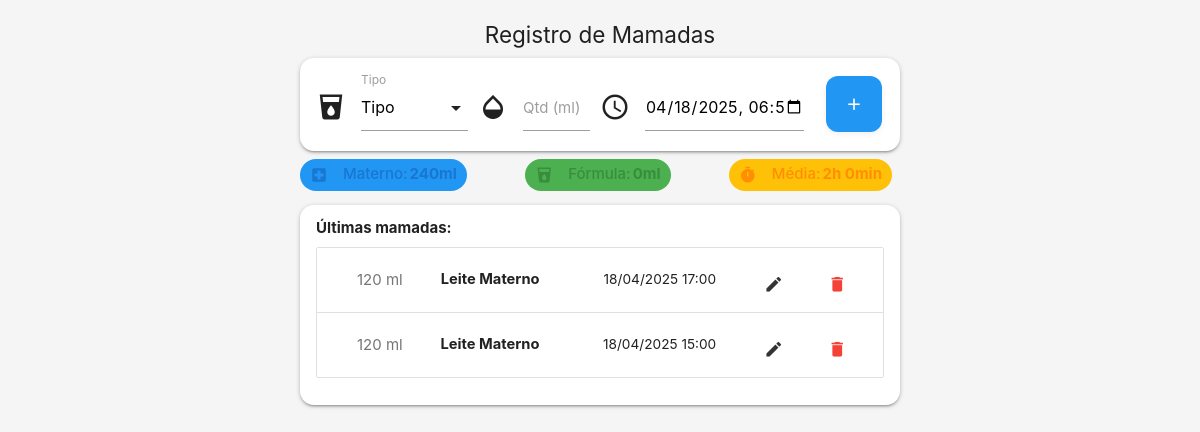
Before: / with the older database file.
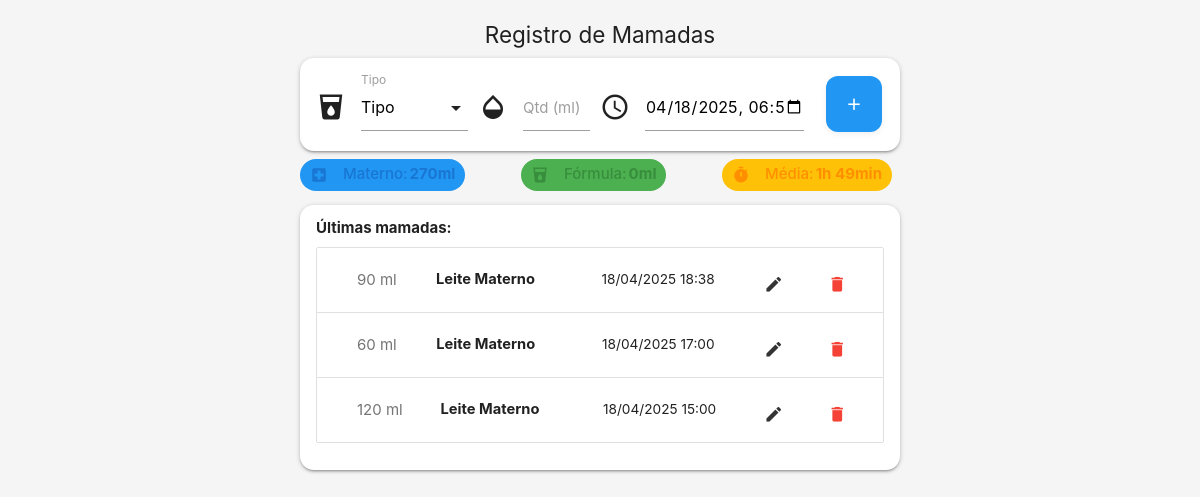
After: the same page with the newer database file.
### tables this page shows
CREATE TABLE mamadas (
        id INTEGER PRIMARY KEY AUTOINCREMENT,
        tipo TEXT NOT NULL,
        quantidade INTEGER NOT NULL,
        data_hora DATETIME NOT NULL
    );

### index.php (the view, shortened to what this page needs)
<?php
$db = new PDO('sqlite:' . __DIR__ . '/mamadas.db');
$db->setAttribute(PDO::ATTR_ERRMODE, PDO::ERRMODE_EXCEPTION);
$db->exec('CREATE TABLE IF NOT EXISTS mamadas (
    id INTEGER PRIMARY KEY AUTOINCREMENT,
    tipo TEXT NOT NULL,
    quantidade INTEGER NOT NULL,
    data_hora DATETIME NOT NULL
)');
$stmt = $db->query('SELECT * FROM mamadas ORDER BY data_hora DESC LIMIT 20');
$mamadas = $stmt->fetchAll(PDO::FETCH_ASSOC);
$hoje = date('Y-m-d');
$stmt = $db->prepare('SELECT tipo, SUM(quantidade) as total FROM mamadas WHERE date(data_hora) = ? GROUP BY tipo');
$stmt->execute([$hoje]);
$totais = $stmt->fetchAll(PDO::FETCH_KEY_PAIR);
$stmt = $db->query('SELECT data_hora FROM mamadas ORDER BY data_hora DESC LIMIT 10');
$datas = $stmt->fetchAll(PDO::FETCH_COLUMN);
$intervalos = [];
for ($i = 1; $i < count($datas); $i++) {
    $d1 = strtotime($datas[$i-1]);
    $d2 = strtotime($datas[$i]);
    $intervalos[] = abs($d1 - $d2);
}
$media_intervalo = count($intervalos) ? array_sum($intervalos)/count($intervalos) : 0;
function tempo_humano($segundos) {
    $min = floor($segundos/60);
    $h = floor($min/60);
    $min = $min % 60;
    return $h . 'h ' . $min . 'min';
}
?><!DOCTYPE html>
<html lang="pt">
<head>
    <link href="https://cdnjs.cloudflare.com/ajax/libs/materialize/1.0.0/css/materialize.min.css" rel="stylesheet">
</head>
<body>
    <div class="container">
        <h4 class="center-align">Registro de Mamadas</h4>
<form method="POST" class="card-panel" autocomplete="off" style="margin-bottom:8px;">
    <div class="form-row" style="display:flex;gap:10px;flex-wrap:wrap;align-items:center;">
        <div class="input-field" style="flex:1 1 140px;min-width:120px;width:100%;max-width:220px;">
            <i class="material-icons prefix">local_drink</i>
            <label>Tipo</label>
        </div>
        <div class="input-field" style="flex:1 1 100px;min-width:100px;width:100%;max-width:160px;">
            <i class="material-icons prefix">opacity</i>
            <input type="number" name="quantidade" id="quantidade" min="1" required autofocus>
            <label for="quantidade">Qtd (ml)</label>
        </div>
        <div class="input-field" style="flex:2 1 180px;min-width:130px;width:100%;max-width:240px;">
            <i class="material-icons prefix">access_time</i>
            <input type="datetime-local" name="data_hora" id="data_hora" value="<?php echo isset($_POST['data_hora']) ? htmlspecialchars($_POST['data_hora']) : date('Y-m-d\TH:i'); ?>" placeholder="Data/Hora">
        </div>
        <div style="display:flex;align-items:center;justify-content:center;min-width:70px;max-width:90px;padding-left:10px;">
    <button class="btn waves-effect waves-light blue" type="submit" style="width:56px;height:56px;display:flex;align-items:center;justify-content:center;border-radius:12px;box-shadow:0 2px 6px #0001;font-size:1.4em;padding:0;">
        <i class="material-icons" style="margin:0;">add</i>
    </button>
</div>
    </div>
</form>
        <div style="display:flex;flex-wrap:wrap;gap:8px 8px;margin-bottom:4px;justify-content:space-between;">
    <span class="chip-mui blue"><i class="material-icons left" style="font-size:18px;">local_hospital</i> Materno: <b style="margin-left:2px;"><?php echo $totais['materno'] ?? 0; ?>ml</b></span>
    <span class="chip-mui green"><i class="material-icons left" style="font-size:18px;">local_drink</i> Fórmula: <b style="margin-left:2px;"><?php echo $totais['formula'] ?? 0; ?>ml</b></span>
    <span class="chip-mui amber"><i class="material-icons left" style="font-size:18px;">timer</i> Média: <b style="margin-left:2px;"><?php echo $media_intervalo ? tempo_humano($media_intervalo) : 'N/A'; ?></b></span>
</div>
        <div class="mamadas-list card-panel">
            <b>Últimas mamadas:</b>
            <ul class="collection">
                <?php
$editando = isset($_GET['edit']) ? intval($_GET['edit']) : null;
foreach ($mamadas as $m) {
$dt = '';
if (strpos($m['data_hora'], 'T') !== false) {
    $dt = $m['data_hora'];
} else {
    $dt = str_replace(' ', 'T', $m['data_hora']);
}
    $tipo = $m['tipo'] === 'materno' ? 'Leite Materno' : 'Fórmula';
    echo '<li class="collection-item" style="position:relative;">';
    if ($editando === intval($m['id'])) {
        echo '<form method="POST" style="display:flex;flex-wrap:wrap;gap:8px;align-items:center;" autocomplete="off">';
        echo '<input type="hidden" name="id" value="' . $m['id'] . '"><input type="hidden" name="acao" value="editar">';
        echo '<select name="tipo" style="min-width:90px;">';
        echo '<option value="materno"'.($m['tipo']==='materno'?' selected':'').'>Leite Materno</option>';
        echo '<option value="formula"'.($m['tipo']==='formula'?' selected':'').'>Fórmula</option>';
        echo '</select>';
        echo '<input type="number" name="quantidade" min="1" value="' . $m['quantidade'] . '" style="width:70px;">';
        echo '<input type="datetime-local" name="data_hora" value="' . htmlspecialchars($dt) . '" style="width:170px;">';
        echo '<button class="btn-flat" type="submit" title="Salvar"><i class="material-icons green-text">check</i></button>';
        echo '<a href="index.php" class="btn-flat" title="Cancelar"><i class="material-icons red-text">close</i></a>';
        echo '</form>';
    } else {
        echo '<span class="badge">' . $m['quantidade'] . ' ml</span>';
        echo '<b>' . $tipo . '</b> <br><small>';
        echo date('d/m/Y H:i', strtotime($m['data_hora']));
        echo '</small>';
        echo '<div style="margin-top:8px;display:flex;justify-content:center;gap:12px;">';
        echo '<a href="?edit=' . $m['id'] . '" class="btn-flat" title="Editar"><i class="material-icons">edit</i></a>';
        echo '<form method="POST" style="display:inline" onsubmit="return confirm(\'Excluir este registro?\');">';
        echo '<button class="btn-flat" type="submit" title="Excluir"><i class="material-icons red-text">delete</i></button>';
        echo '</form>';
        echo '</div>';
    }
    echo '</li>';
}
                ?>
            </ul>
        </div>
    </div>
</body>
</html>

### index.php (style rules this page uses)
body { background: #f5f5f5; }
.container { max-width: 600px; margin-top: 12px; }
.form-row { display: flex; gap: 14px; flex-wrap: wrap; align-items: flex-end; margin-bottom: 0; }
.input-field { flex: 1 1 130px; min-width: 120px; margin-bottom: 0; }
.chip-mui { display:inline-flex; align-items:center; font-size:1em; font-weight:500; margin-right:8px; margin-bottom:4px; padding:0 10px; border-radius:18px; height:32px; }
.chip-mui.blue { background:#e3f2fd; color:#1976d2; }
.chip-mui.green { background:#e8f5e9; color:#388e3c; }
.chip-mui.amber { background:#fff8e1; color:#ff8f00; }
.mamadas-list { margin-top: 12px; }
.collection-item { padding: 4px 8px 2px 8px; font-size: 0.98em; display: flex; align-items: center; justify-content: space-between; min-height: 38px; }
.card-panel { margin: 10px 0 6px 0; padding: 12px 16px; border-radius: 14px; }
h4 { margin-bottom: 10px; font-size: 1.5em; }
small { font-size: .93em; }

Changed rows visible on the page:
added mamadas: quantidade "90", tipo "Leite Materno", data_hora "18/04/2025 18:38"
changed mamadas (number 2 of 3 on the later page): quantidade "120" → "60"
Other visible differences:
$totais['materno']: "240" → "270"
tempo_humano($media_intervalo): "2h 0min" → "1h 49min"
